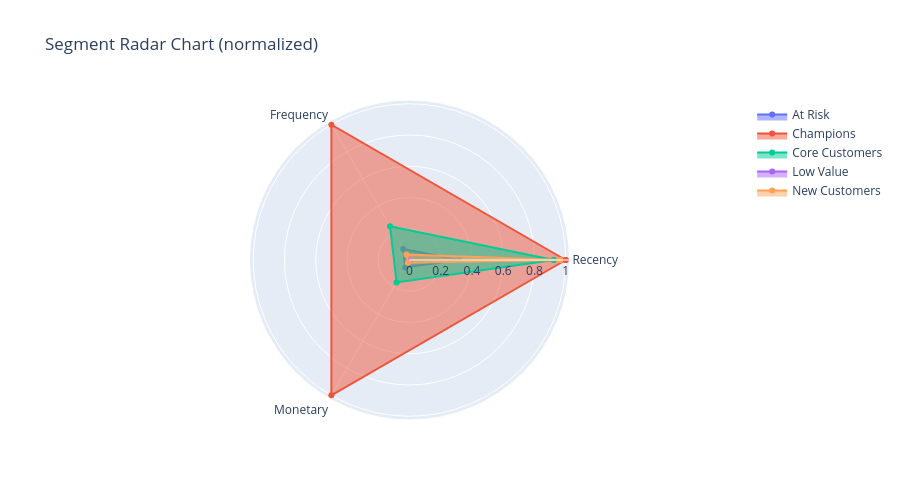

The notebook cell saved with this chart:
### Markdown cell above
## 3.5 Segment Labeling & Profiles

### Code cell
cluster_stats = rfm.groupby('Cluster').agg(
    Recency_mean=('Recency','mean'),
    Frequency_mean=('Frequency','mean'),
    Monetary_mean=('Monetary','mean'),
    Count=('Customer ID','count')
).round(2)

# Score clusters on each dimension (higher = better)
# For Recency: lower is better, so invert the rank
n = len(cluster_stats)
cluster_stats['r_score'] = cluster_stats['Recency_mean'].rank(ascending=False)
cluster_stats['f_score'] = cluster_stats['Frequency_mean'].rank(ascending=True)
cluster_stats['m_score'] = cluster_stats['Monetary_mean'].rank(ascending=True)
cluster_stats['composite'] = cluster_stats['r_score'] + cluster_stats['f_score'] + cluster_stats['m_score']

# Assign labels based on composite ranking
label_map = {
    cluster_stats['composite'].idxmax(): 'Champions',
    cluster_stats['composite'].idxmin(): 'Low Value'
}

# At Risk: high recency (long since purchase) but historically good frequency
remaining = [c for c in cluster_stats.index if c not in label_map]
at_risk_candidates = cluster_stats.loc[remaining].nlargest(1, 'Recency_mean').index
label_map[at_risk_candidates[0]] = 'At Risk'

# New Customers: low recency (recent) but low frequency/monetary
remaining = [c for c in cluster_stats.index if c not in label_map]
new_cust_candidates = cluster_stats.loc[remaining].nsmallest(1, 'Recency_mean').index
label_map[new_cust_candidates[0]] = 'New Customers'

# Last remaining gets Core Customers
remaining = [c for c in cluster_stats.index if c not in label_map]
label_map[remaining[0]] = 'Core Customers'

cluster_stats['Segment'] = cluster_stats.index.map(label_map)

print(cluster_stats[['Recency_mean','Frequency_mean','Monetary_mean','Count','Segment']])

seg_map = cluster_stats['Segment'].to_dict()
rfm['Segment'] = rfm['Cluster'].map(seg_map)

# Verify Segment was created with all 5 labels
assert 'Segment' in rfm.columns, 'Segment column not created!'
assigned_segments = set(rfm['Segment'].unique())
expected_segments = {'Champions', 'Core Customers', 'At Risk', 'New Customers', 'Low Value'}
assert assigned_segments == expected_segments, f'Expected 5 segments, got: {assigned_segments}'
print(f'\nSegment value counts:')
print(rfm['Segment'].value_counts())

# Radar chart per segment
from sklearn.preprocessing import MinMaxScaler
radar_data = rfm.groupby('Segment')[['Recency','Frequency','Monetary']].mean()
mms = MinMaxScaler()
radar_norm = pd.DataFrame(mms.fit_transform(radar_data), index=radar_data.index, columns=radar_data.columns)
radar_norm['Recency'] = 1 - radar_norm['Recency']

fig = go.Figure()
for seg in radar_norm.index:
    vals = radar_norm.loc[seg].tolist()
    vals += [vals[0]]
    fig.add_trace(go.Scatterpolar(
        r=vals, theta=['Recency','Frequency','Monetary','Recency'],
        fill='toself', name=seg
    ))
fig.update_layout(title='Segment Radar Chart (normalized)', height=500)
fig.show()

### Figure 1 — Plotly figure (JSON) as saved in the notebook; plotly's stock layout.template omitted (floating-point values rounded to 4 significant figures)
{"data": [{"fill": "toself", "name": "At Risk", "r": [0.3173, 0.08092, 0.05509, 0.3173], "theta": ["Recency", "Frequency", "Monetary", "Recency"], "type": "scatterpolar"}, {"fill": "toself", "name": "Champions", "r": [1, 1, 1.0, 1], "theta": ["Recency", "Frequency", "Monetary", "Recency"], "type": "scatterpolar"}, {"fill": "toself", "name": "Core Customers", "r": [0.9232, 0.2493, 0.1654, 0.9232], "theta": ["Recency", "Frequency", "Monetary", "Recency"], "type": "scatterpolar"}, {"fill": "toself", "name": "Low Value", "r": [0, 0, 0, 0], "theta": ["Recency", "Frequency", "Monetary", "Recency"], "type": "scatterpolar"}, {"fill": "toself", "name": "New Customers", "r": [0.9637, 0.03978, 0.0203, 0.9637], "theta": ["Recency", "Frequency", "Monetary", "Recency"], "type": "scatterpolar"}], "layout": {"height": 500, "title": {"text": "Segment Radar Chart (normalized)"}}}
